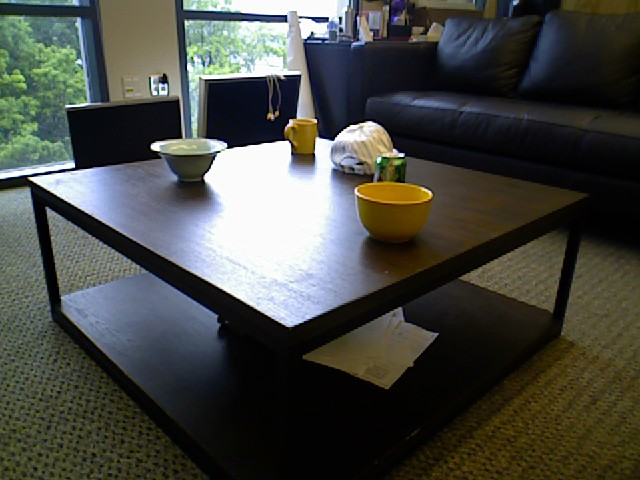
//> input picture files/00000-color.png, 640 x 480 px
$ ./example02_rgbd   (built with g++ and OpenCV 4)
//> lines starting //> are read from the running program, lines starting //| are printed output that depends on the picture
#include <time.h>
#include <stdio.h>

#include "../NVTimer.h"
#include "opencvUtils.h"

using namespace std;
using namespace gSLICr;

int main() {

  cv::Mat I, D_raw, D;   // rgb image and depth image
  I = cv::imread("../files/00000-color.png", CV_LOAD_IMAGE_ANYCOLOR);
//> I is the input picture: 480 rows x 640 cols, CV_8UC3; mean B, G, R 67.3, 72.9, 71
  D_raw = cv::imread("../files/00000-depth.png", CV_LOAD_IMAGE_ANYDEPTH);
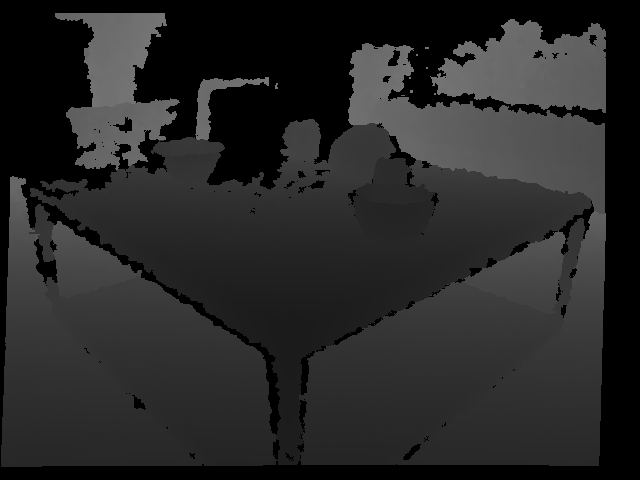
//> input picture files/00000-depth.png, 640 x 480 px
//> D_raw is the input picture: 480 rows x 640 cols, CV_16UC1; min 0, max 29842, mean 10226.4
  //  CV_Assert(I.size() == D_raw.size());
  D_raw.convertTo(D, CV_32FC1);
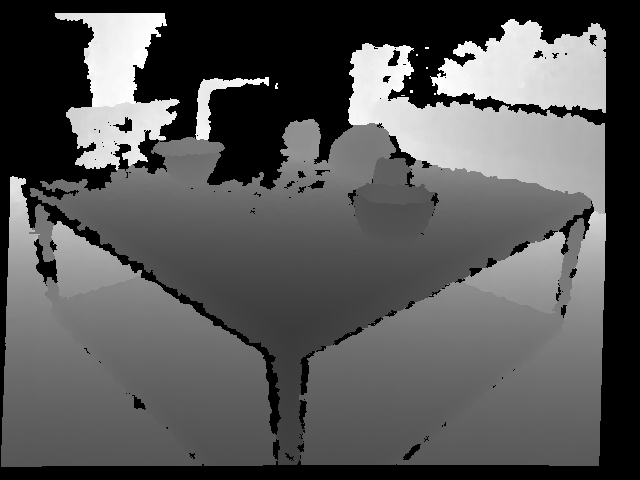
//> D: 480 rows x 640 cols, CV_32FC1; min 0, max 29842, mean 10226.4; drawn with min black and max white

  // bilateral filter over depth image
  cv::Mat bfD;
  cv::bilateralFilter(D, bfD, 7, 0.03, 5);    // 30mm, 5 pixels

  // for visualization
  cv::Mat boundry_draw_frame; boundry_draw_frame.create(I.size(), CV_8UC3);
  cv::Mat index_frame; index_frame.create(I.size(), CV_32SC1);

  // gSLICr settings
//> (the run ends here: the program needs code that is not available in this run, at `objects::settings my_settings;`)
